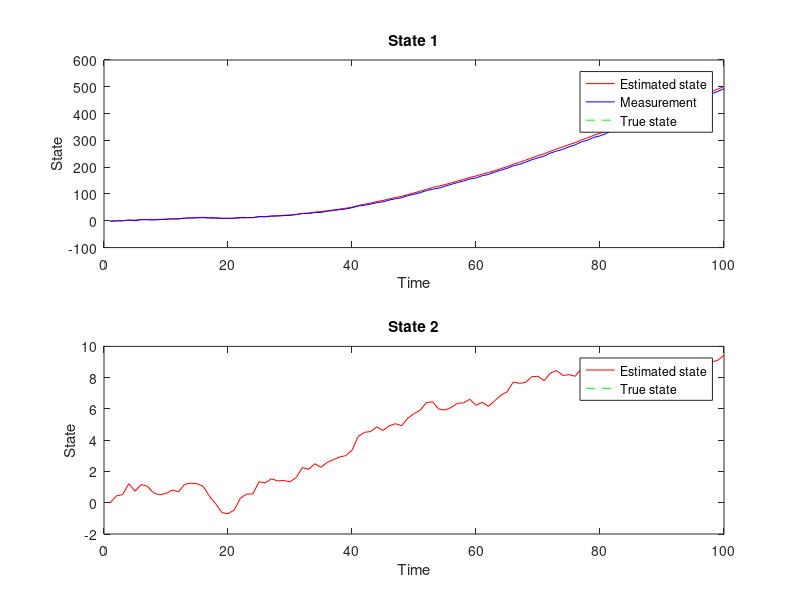

MATLAB code for this plot:
% Define the system matrices
A = [1 1; 0 1];  % State transition matrix
B = [0.5; 1];    % Control input matrix
C = [1 0];       % Measurement matrix

% Define the process noise and measurement noise covariance
Q = [0.1 0; 0 0.1];  % Process noise covariance
R = 1;               % Measurement noise covariance

% Initialize the state estimate and error covariance
x_hat = [0; 0];     % Initial state estimate
P = eye(2);         % Initial error covariance

% Initialize the true state
x_true = [0; 0];   % Initial true state

% Simulate the system and perform Kalman filtering
T = 100;           % Number of time steps
y = zeros(1, T);   % Measurement vector
x_est = zeros(2, T);  % Estimated state vector

for t = 1:T
    % Generate the true state and measurement
    x_true = A * x_true + B .* sqrtm(Q) * randn(2,1);
    y(t) = C * x_true + sqrt(R) * randn;
    
    % Kalman filter update
    y_pred = C * x_hat;
    e = y(t) - y_pred;
    K = P * C' / (C * P * C' + R);
    x_hat = A * x_hat + K * e;
    P = A * P * A' + Q - A * P * C' / (C * P * C' + R) * C * P * A';
    
    % Store the estimated state
    x_est(:, t) = x_hat;
end

% Plot the true state, measurement, and estimated state
t = 1:T;
figure;
subplot(2, 1, 1);
plot(t, x_est(1, :), 'r-', t, y, 'b-', t, x_true(1, :), 'g--');
legend('Estimated state', 'Measurement', 'True state');
xlabel('Time');
ylabel('State');
title('State 1');

subplot(2, 1, 2);
plot(t, x_est(2, :), 'r-', t, x_true(2, :), 'g--');
legend('Estimated state', 'True state');
xlabel('Time');
ylabel('State');
title('State 2');
